Frame 1 (no input): blank canvas, image omitted
Frame 60 (the mouse pressed at the canvas centre just before this capture): blank canvas, image omitted
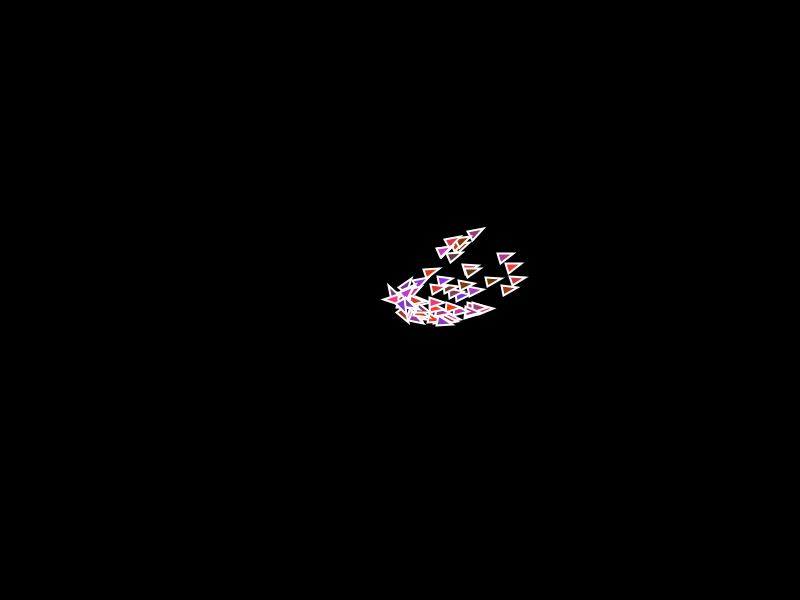
Frame 120 (the mouse held since frame 60 and released just before this capture)

The Processing sketch whose frames 1 and 60 were blank and that drew this single picture after the mouse press (run headless with seeded random() and noise(); from frame 60 on, the mouse is pressed at the canvas centre):

// Processing sketch: ejemploAlineamiento2
// ── ejemploAlineamiento2.pde
ArrayList<Vehicle> vehicles;

void setup() {
  size(800, 600);
  vehicles = new ArrayList();
  background(0);
}

void draw() {
  background(0);
  for (Vehicle v : vehicles) {
    v.align(vehicles);
    v.update();
    v.borders();
    v.display();
  }
  if (mousePressed) {
    Vehicle v = new Vehicle(mouseX, mouseY, PVector.random2D(), 2, 0.1);
    vehicles.add(v);
  }
}
// ── Vehicle.pde
class Vehicle {
  PVector pos;
  PVector vel;
  PVector acc;
  float mass = 1;
  float r = 5;
  float maxSpeed;
  float maxForce;
  float alignmentDistance;

  color c;
  boolean debug = true;

  Vehicle(float x, float y, PVector vel, float maxSpeed, float maxForce) {
    pos = new PVector(x, y);
    this.vel = vel;
    acc = new PVector(0, 0);
    this.maxSpeed = maxSpeed;
    this.maxForce = maxForce;
    alignmentDistance = 50;
    c = color(random(100, 255), 58, random(0, 255));
  }
  void update() {
    vel.add(acc);
    vel.limit(maxSpeed);
    pos.add(vel);
    acc.mult(0);
  }
  void applyForce(PVector force) {
    PVector f = PVector.div(force, mass);
    acc.add(f);
  }
  void seek(PVector target) {
    PVector desired = PVector.sub(target, pos);
    desired.setMag(maxSpeed);
    PVector steering = PVector.sub(desired, vel);
    steering.limit(maxForce);
    applyForce(steering);
  }
  void display() {
    float ang = vel.heading();
    stroke(255);
    strokeWeight(2);
    fill(c);
    pushMatrix();
    translate(pos.x, pos.y);
    rotate(ang);
    beginShape();
    vertex(r * 3, 0);
    vertex(0, -r);
    vertex(0, r);
    endShape(CLOSE);
    popMatrix();
  }
  void borders() {
    pos.x = (pos.x + width) % width;
    pos.y = (pos.y + height) % height;
  }
  void align(ArrayList<Vehicle> vehicles) {
    PVector average = new PVector(0, 0);
    int count = 0;
    for (Vehicle v : vehicles) {
      float d = PVector.dist(pos, v.pos);
      if (d < alignmentDistance) {
        average.add(v.vel);
        count++;
      }
    }
    if (count > 0) {
      average.div(count);
      //average.sub(vel);
      average.limit(maxForce);
      applyForce(average);
    }
  }
}
